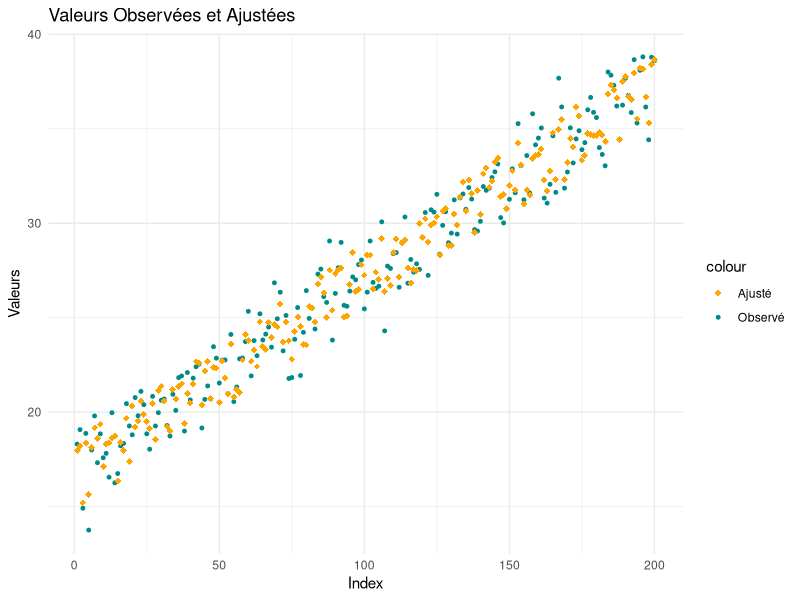

R code for this plot:
## ---- chunk 1
rm(list=ls())
## ---- chunk 2
library(dplyr)
library(ggplot2)
## ---- chunk 3
n <- 200    # Taille de l echantillon
p <- 3      # Nombre de regresseurs
## ---- chunk 4
set.seed(234)

X1 <- runif(n, min=0, max=1)
X2 <- seq(1,n)
X3 <- X1^2 + 1
E <- rnorm(n, mean=0, sd=1)
Y <- 15 + 3*X1 + X2/10 + X3/2 + E
df <- data.frame(X1, X2, X3, Y)

head(df, 10)
## ---- chunk 5
reg <- lm(Y ~ X1 + X2 + X3,
          data = df)

summary(reg)
## ---- chunk 6
df$Y_hat <- reg$fitted.values               # ou df$Y_hat <- predict(reg, subset(df, select = -c(Y)))
df$Epsilon_hat <- reg$residuals             # ou df$Epsilon_hat <- resid(reg) ou df$Epsilon_hat = df$Y - df$Y_hat

head(df, 10)

ggplot(df, aes(x = 1:nrow(df))) + 
  geom_point(aes(y = Y, color = "Observé"), size = 1) + 
  geom_point(aes(y = Y_hat, color = "Ajusté"), shape = 18, size = 2) +
  labs(x = "Index", y = "Valeurs", title = "Valeurs Observées et Ajustées") +
  scale_color_manual(values = c("Observé" = "darkcyan", "Ajusté" = "orange")) +
  theme_minimal()
